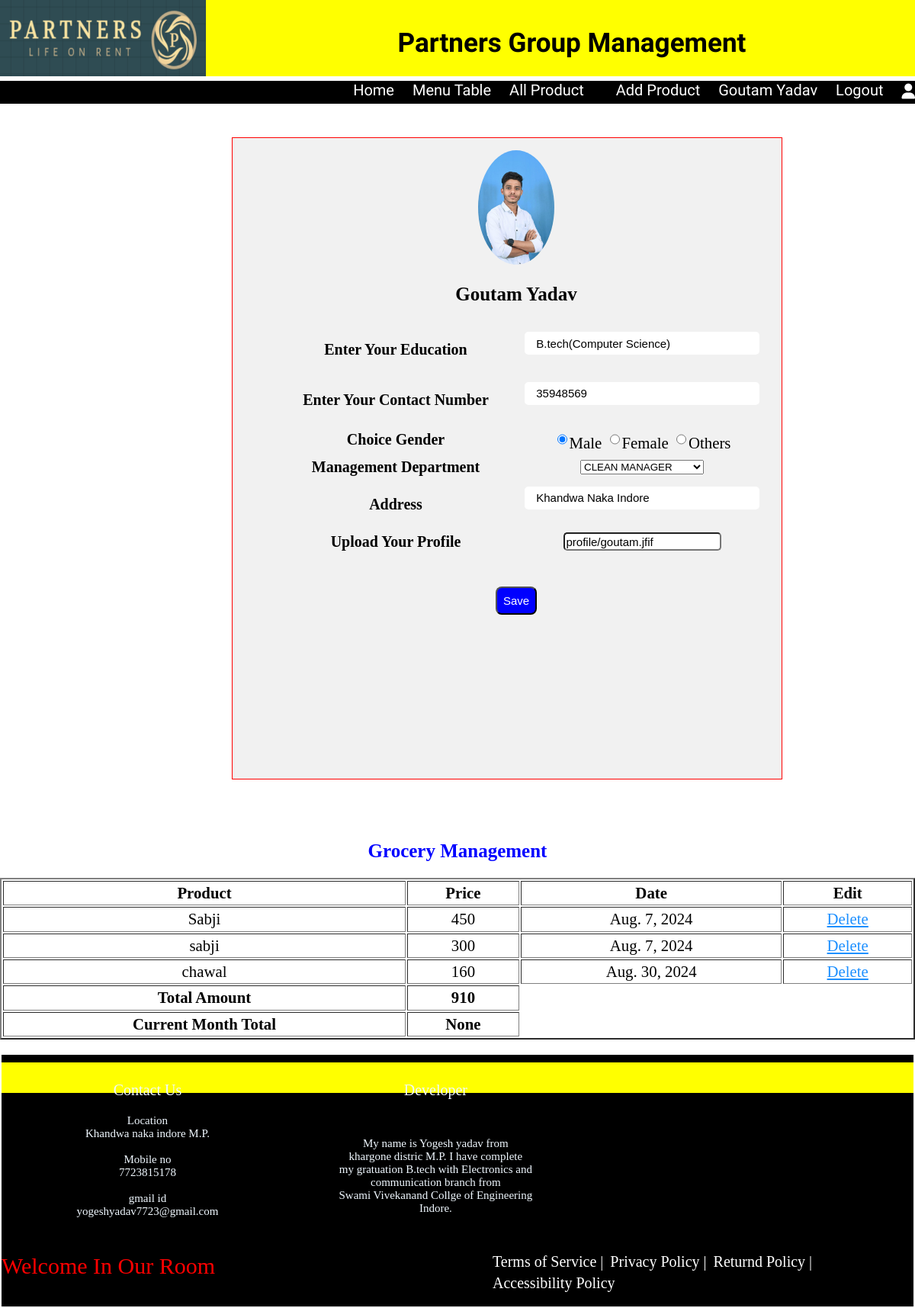
Page /profile/ (signed in) on the committed database.
### app1/models.py (models this page shows, shortened)
class Profile(models.Model):
    name = models.OneToOneField(User,on_delete=models.CASCADE,max_length=50)
    education = models.CharField(max_length=50,null=True)
    dept = models.CharField(choices=DEPARTMENT_TYPES,max_length=7,default='Member')
    gender = models.CharField(max_length=10,default=None)
    address = models.TextField(default=None)
    contact = models.IntegerField(default=None)
    profile = models.ImageField(upload_to='profile/',blank=True)

class Product(models.Model):
    user = models.ForeignKey(User,on_delete=models.CASCADE,max_length=50,related_name='member')
    item = models.CharField(max_length=100)
    price = models.IntegerField()
    date = models.DateField(default=timezone.now)

### app1/views.py (the view)
# urls.py: path('profile/',views.profile,name='profile'),
def profile(request):
    if request.user.is_authenticated:
        user = request.user
        data = Profile.objects.get(name=user)
        product = Product.objects.filter(user=user)
        total = Product.objects.filter(user=user).aggregate(total_amount=Sum('price'))
        current = Product.objects.filter(date=datetime.today(),user=user).aggregate(current_month = Sum('price'))
        return render(request,"accounts/profile.html",{'data':data,'product':product,'current':current,'total':total})

### app1/templates/accounts/profile.html (shortened to what this page needs)
{% extends "base.html" %}
{% load static %}
{% block contaner %}
<section class='main_cont'>
    <section class='signin'>
        <form action='/profile/' method='post'>
        {% if data.profile %}
        <img src="{{data.profile.url}}" alt='blank' class='profile' height='150px'>
        {% endif %}
        <h1>{{user.username}} </h1>
        <table>
            <tr>
                <th><label for='edu' >Enter Your Education</label></th>
                <td><input type='text' name='edu' id='edu' value="{{data.education}}"></td>
            </tr>
            <tr>
                <th><label for='contact' >Enter Your Contact Number</label></th>
                <td><input type='text' name='contact' id='contact'  value="{{data.contact}}"></td>
            </tr>
            <tr>
                <th><label for='gender'>Choice Gender</label></th>
                <td>
                    <input type='radio' name='gender' id='gender' value='male' checked=True>Male
                    <input type='radio' name='gender' id='gender' value='female'>Female
                    <input type='radio' name='gender' id='gender' value='onthers'>Others
                </td>
            </tr>
            <tr>
                <th><label for='dept'>Management Department</label></th>
                <td>
                    <select name='dept' id='dept' >
                        {% if data.dept %}
                        <option value="{{data.dept}}">{{data.dept|upper}} MANAGER</option>
                        {% else %}
                        <option value=''>----------------------------</option>
                        {% endif %}
                    </select>
                </td>
            </tr>
            <tr>
                <th><label for='address'>Address</label></th>
                <td><input type='text' name='address' id='address' value="{{data.address}}"></td>
            </tr>
            <tr>
                <th><label for='image'>Upload Your Profile</label></th>
                <td><input type='files' name='profile' id='profile' value="{{data.profile}}"  ></td>
            </tr>
        </table>
        <br>
        <br>
        <button type='submit'>Save</button>
    </form>
</section>
<div class='item'>
<h1>Grocery Management</h1>
<table border='2px' cellspacing='' cellpadding='' width='50%'>
  <tr>
     <th>Product</th>
     <th>Price</th>
     <th>Date</th>
     <th>Edit</th>
  </tr>
  <tr>
     {% for i in product %}
     <td>{{i.item}}</td>
     <td>{{i.price}}</td>
     <td>{{i.date}}</td>
     <td ><a href="/delete/{{i.id}}">Delete</a></td>
  </tr>
  {% endfor %}
  <tr>
    <th >Total Amount</th>
    <th>{{total.total_amount}}</th>
 </tr>
 <tr>
    <th >Current Month Total</th>
    <th>{{current.current_month}}</th>
 </tr>
</table>
</div>
</section>
{% endblock %}

### app1/templates/base.html (shortened to what this page needs)
{% load static %}
<html>
<head>
     <link rel="stylesheet" href="{% static 'riot-slider.min.css' %}" />
    <link rel='stylesheet' href="{% static 'style.css' %}">
    <link rel='stylesheet' href="{% static 'data/style.css' %}">
</head>
     <body >
          <header>
               <div class="head">
                    <div id="logo"><img src= "{% static 'images\contanering.png' %}" ></div>
                    <div id="pro_name"><h3> Partners Group Management</h3></div>
               </div>
       <nav>
           <ul>
            <li><a href='/' target='' class='z'>Home</a></li>
            <li><a href='/menu/' target='' class='z'>Menu Table</a></li>
            <li><a href='/all_entry/' target='' class='z'style='margin-right:18px'>All Product</a></li>
            {% if user.is_authenticated %}
               <li><a href='/add_product/' target='' class='z'>Add Product</a></li>
               <li><a href='/profile/' target='' class='z'>{{user.username}}</a></li>
               <li><a href='/log_out/{{user.id}}/' target='' class='z'>Logout</a></li>
               <li><a href='/profile/' target='' class='z'><i class="fa-solid fa-user"></i></a></li>
            {% else %}
               <li><a href='/sign_in/' target='' class='z'>sign-in</a></li>
               <li><a href='/signup/' target='' class='z'>sign-up</a></li>
            {% endif %}
           </ul>
            </nav>
          </header>
          {% block contaner %}
          {% endblock %}
          <br>
        <footer>
          <div id='main_foot'>
               <div class='x'>
                       <div style='font-size:20px;text-align:center'>Contact Us</div>
               <div id="con_foot">Location<br>Khandwa naka indore M.P.<br><br>
               Mobile no<br>7723815178<br><br>
               gmail id<br>yogeshyadav7723@gmail.com
               </div>
               </div>
               <div class='x'><div style='font-size:20px;text-align:center'>Developer</div>
               <div id="dev_foot"> My name is Yogesh yadav from<br> khargone distric M.P.
                I have complete<br> my gratuation B.tech with Electronics and
                communication branch from<br> Swami Vivekanand Collge of Engineering Indore.
               </div>
                </div>
               <div class='x'><iframe src="https://www.google.com/maps/embed?pb=!1m18!1m12!1m3!1d2809.3234892625574!2d75.87563517115483!3d22.67390227581232!2m3!1f0!2f0!3f0!3m2!1i1024!2i768!4f13.1!3m3!1m2!1s0x3962fc95e4566a19%3A0x721053fbd22a72e4!2z4KS44KSC4KSkIOCkqOCkl-CksCDgpI_gpLXgpYfgpKjgpY3gpK_gpYIsIOCkuOCkguCkpCDgpKjgpJfgpLAsIOCkh-CkqOCljeCkpuCljOCksCwg4KSu4KSn4KWN4KSvIOCkquCljeCksOCkpuClh-CktiA0NTIwMjA!5e0!3m2!1shi!2sin!4v1681233279667!5m2!1shi!2sin"
                    style="border:0;width:275px;height:200px" allowfullscreen="" loading="lazy">
               </iframe>
               </div>
               <marquee scrollamount='20' id="mq">Welcome In Our Room</marquee>
              <div class="fd_main">
              <ul id="fd">
               <li><a href='#' target='' class='z' >Terms of Service |</a></li>
               <li><a href='#' target='' class='z' >Privacy Policy |</a></li>
               <li><a href='menu_table.html' target='' class='z'>Returnd Policy |</a></li>
               <li><a href='#' target='' class='z' >Accessibility Policy </a></li>
               </ul>
          </div>
          </div>
      </footer>
</body>
</html>

### app1/static/style.css (style rules this page uses)
body { margin:0; padding: 0; }
header { width: 100%; background-color: yellow; height:100px; }
#pro_name { float: left; font-family:"shrikhand"; background-color:yellow; font-size:30px; text-align:center; width:70%; height: 60px; }
#logo { float:left; width:25%; margin-right: 30px; height: 100px; }
#logo img { height: 100%; width: 90%; }
footer { background-color:black; border:2px solid white; color:aliceblue; height:330px; }
nav { background-color:black; width:100%; height:30px; text-align: end; }
nav li { font-family: 'Mate SC', serif; display:inline; font-size:20px; margin-left:20px; }
.x { float:left; font-size:15px; width:27%; height: 200px; margin: 25px; margin-left: 30px; }
.z { color:White; float:left; text-decoration:none; }
#main_foot { width: 100%; height:20px; }
#mq { background-color:yellow; color:red; font-size:30px; height: 40px; width:100%; margin-top:10px; }
ul li { display:inline-block; }
#dev_foot,#con_foot { margin: 20px; text-align: center; }
#dev_foot { margin-top: 50px; }
#fd { margin-left: 600px; font-size: 20px; margin-top: 10px; }
.fd_main { height: 30px; width: 100%; background-color: black; color: aliceblue; }
#fd li a { margin-left: 4px; }
.head { height: 90px; }
h1 { text-decoration:underline; }

### app1/static/data/style.css (style rules this page uses)
body { width: 100%; height: 100%; margin: 0%; padding: 0%; box-sizing: border-box; }
input[type=text], input[type=number] { width: 100%; padding: 15px; margin: 5px 0 22px 0; display: inline-block; border: none; background: #f1f1f1; }
a { color: dodgerblue; }
.signin { background-color: #f1f1f1; text-align: center; }

### rows in the picture
Profile: profile (picture), edu "B.tech(Computer Science)", contact "35948569", dept "CLEAN MANAGER", address "Khandwa Naka Indore", profile "profile/goutam.jfif"
Product: item "Sabji", price "450", date "Aug. 7, 2024"
Product: item "sabji", price "300", date "Aug. 7, 2024"
Product: item "chawal", price "160", date "Aug. 30, 2024"

### other values in the picture
{{ user.username }} "Goutam Yadav"
{{ total.total_amount }} "910"
{{ current.current_month }} "None"
